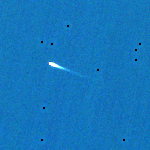
#> input picture visualisation/satellite/legal est/images/JULIARTH II_evt_1443_20220218T102949.png, 150 x 150 px
$ python test.py
#> lines starting #> are read from the running program, lines starting #| are printed output that depends on the picture
from PIL import Image
import os
import colorsys

# Dossier contenant les images
input_folder = "images"

# Nom du fichier de sortie
output_file = "grille_7x7.png"

# Paramètres
cols = 7
rows = 7
img_width = 150
img_height = 150
gap = 2  # espace blanc entre les images, en pixels


def average_color(img):
    small = img.resize((1, 1))
    return small.getpixel((0, 0))


def sort_key(img):
    r, g, b = average_color(img)
    h, s, v = colorsys.rgb_to_hsv(r / 255, g / 255, b / 255)
    return (h, s, v)


# Récupérer les fichiers PNG
files = sorted([
    f for f in os.listdir(input_folder)
    if f.lower().endswith(".png")
])

# Charger les images et les trier par couleur moyenne
images = [Image.open(os.path.join(input_folder, f)).convert("RGB") for f in files]
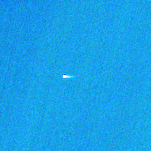
#> input picture visualisation/satellite/legal est/images/JULIARTH II_evt_1447_20220228T102849.png, 151 x 151 px
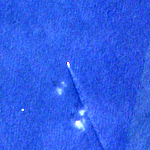
#> input picture visualisation/satellite/legal est/images/JULIARTH II_evt_1500_20220718T102559.png, 150 x 150 px
images.sort(key=sort_key)
#> in sort_key, `r, g, b = average_color(img)`: r = 20; g = 118; b = 188
#> in sort_key, img is the input picture: PIL image 150x150 RGB; mean R, G, B 19.6, 118.1, 187.9
#> in sort_key, `h, s, v = colorsys.rgb_to_hsv(r / 255, g / 255, b / 255)`: h = 0.569; s = 0.894; v = 0.737
#> in sort_key, img is the input picture: PIL image 151x151 RGB; mean R, G, B 24, 160.4, 231.3
#> in sort_key, img is the input picture: PIL image 150x150 RGB; mean R, G, B 46.6, 92.8, 233.9

# Dimensions finales :
# 7 images + 6 espaces de 2 px
# 7 images + 6 espaces de 2 px
grid_width = cols * img_width + (cols - 1) * gap
grid_height = rows * img_height + (rows - 1) * gap

# Créer le canevas blanc
grid = Image.new("RGB", (grid_width, grid_height), "white")
#> grid: PIL image 1062x1062 RGB; every value is 255

# Ajouter les images
for i, img in enumerate(images):
    col = i % cols
    row = i // cols

    x = col * (img_width + gap)
    y = row * (img_height + gap)

    grid.paste(img, (x, y))
#> this loop made 3 passes
#> x on passes 1 to 3: 0, 152, 304
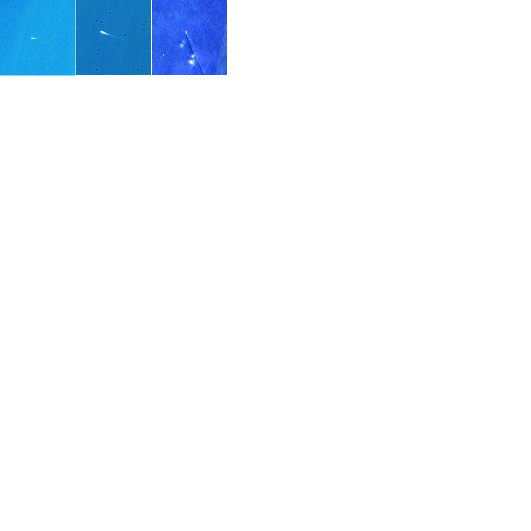
#> grid: PIL image 1062x1062 RGB (shown at 1/2 size); mean R, G, B 241.5, 247.1, 252.8

# Sauvegarder
grid.save(output_file)

print(f"Image créée : {output_file}")
print(f"Taille : {grid.size}")
#| Taille : (1062, 1062)
